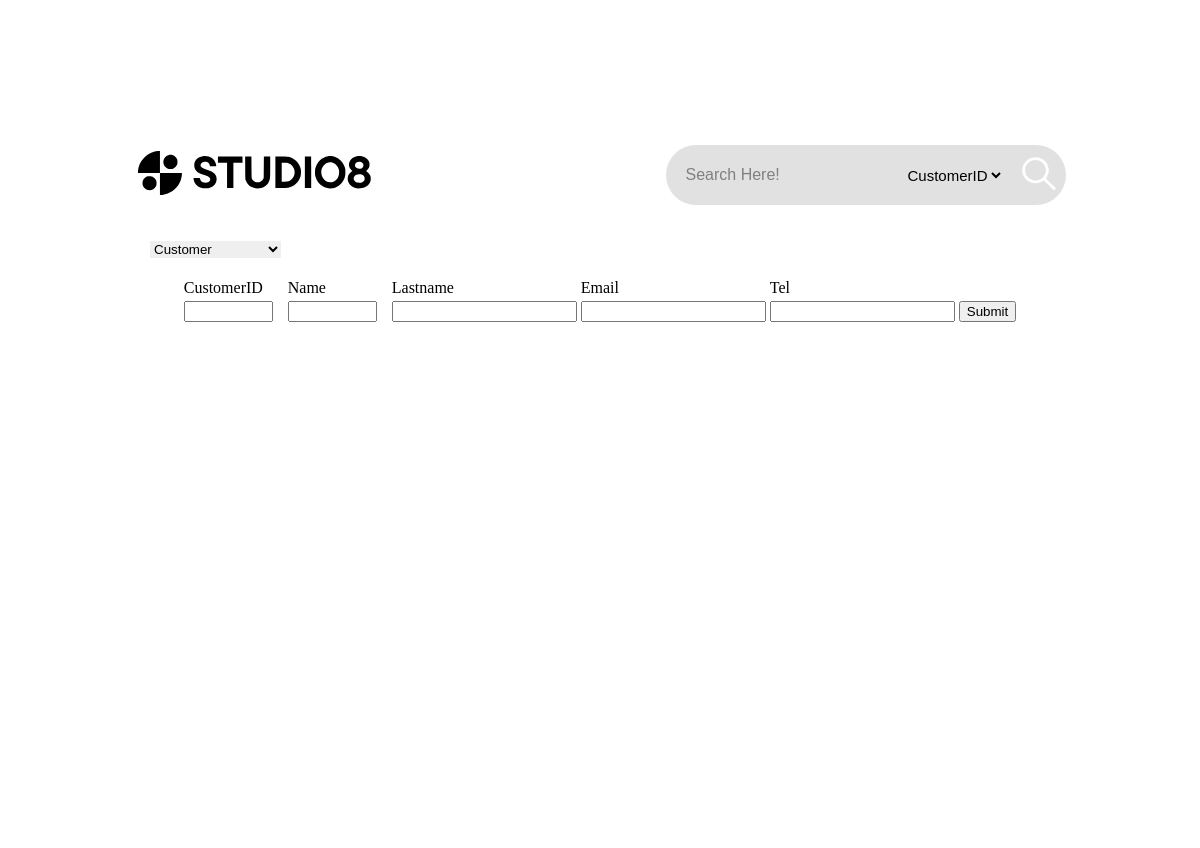
The app's page /customer/Customer.php, older data.
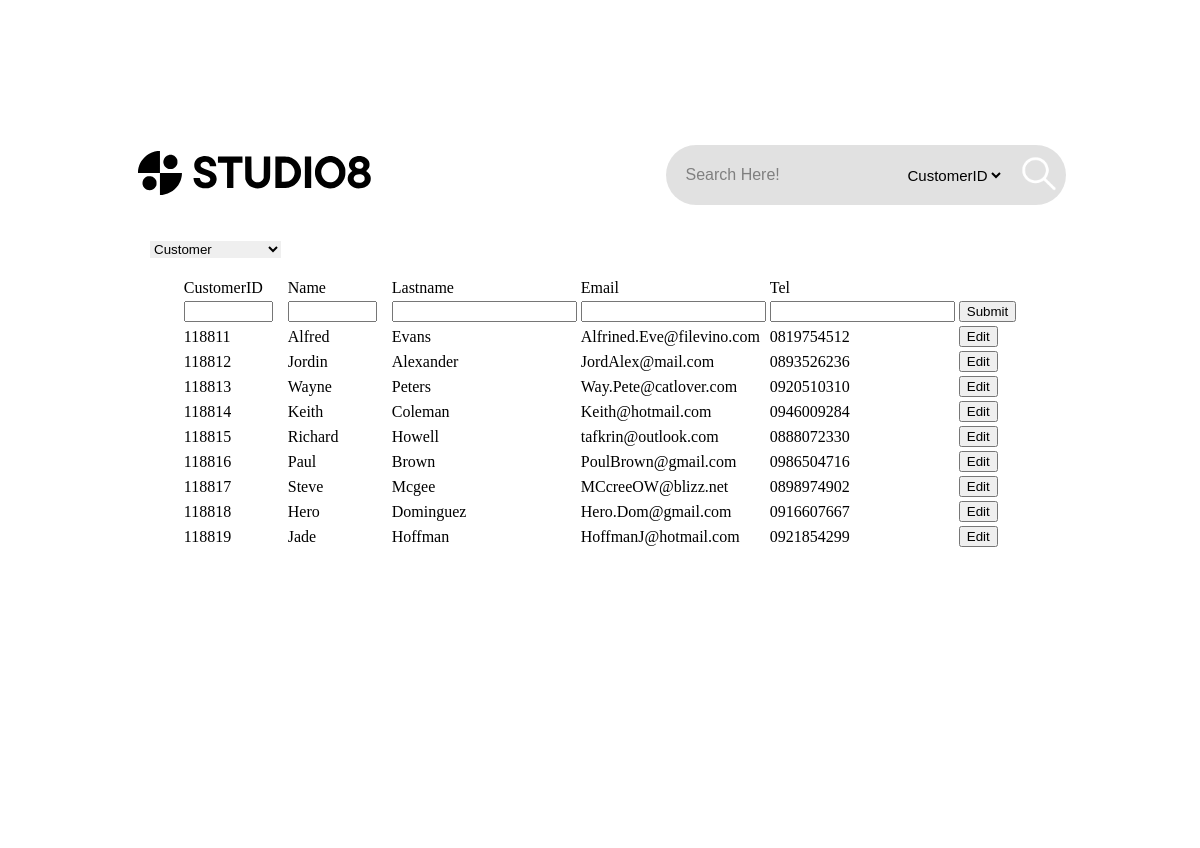
The same page, newer data.
### tables this page shows
CREATE TABLE `customer` (
  `CustomerID` int(11) NOT NULL,
  `Name` varchar(256) NOT NULL,
  `Lastname` varchar(256) NOT NULL,
  `Email` varchar(256) NOT NULL,
  `Tel` varchar(256) NOT NULL
);

### customer/Customer.php (the view, shortened to what this page needs)
<?php
    $con=mysqli_connect("localhost","root","","studio8");
    $sql = "CREATE TABLE IF NOT EXISTS `customer` (
                `CustomerID` int(11) PRIMARY KEY NOT NULL AUTO_INCREMENT,
                `Name` varchar(256) NOT NULL,
                `Lastname` varchar(256) NOT NULL,
                `Email` varchar(256) NOT NULL,
                `Tel` varchar(256) NOT NULL
                );";
    mysqli_query($con,$sql);
?>
<!DOCTYPE html>
<html lang="en">
<head>
    <link rel="stylesheet" href="Customerpgs.css">
    <link rel="stylesheet" href="https://cdnjs.cloudflare.com/ajax/libs/font-awesome/5.13.0/css/all.min.css">
</head>
<body>
    <div class="main-box">
    <div class="box">
        <div class="navbar">
            <a href="../index.php"><img src="../main-asset/LOGO_STUDIO8.svg" class="logo_MAIN"></a>
            <form action="Customersearch.php" class="search-btn"  style="width: 380px;">
                <input type="text" name="textsearch" placeholder="Search Here!" name="q">
                <select name="from">
                    <option value="1">CustomerID</option>
                </select>
                <button type="submit"><img src="../icon/searchIcon.png"></button>
            </form>
        </div>
        <div>
            <form class="h2select">
                <select class="h2select" name="Type" onchange="location = this.value;">
                    <option value="Customer.php" selected>Customer</option>
                </select>
            </form>
        </div>
    <br>
    <table border="0" align='center'>
        <tr>
            <td width="100">CustomerID</td>
            <td width="100">Name</td>
            <td width="100">Lastname</td>
            <td width="100">Email</td>
            <td width="100">Tel</td>
        </tr>
        <tr>
            <form name="CustomerInsert" action="CustomerInsert.php" method="post">
            <td><input type="varchar" name="CustomerID" size="8"></td>
            <td><input type="varchar" name="Name" size="8"></td>
            <td><input type="varchar" name="Lastname"></td>
            <td><input type="varchar" name="Email"></td>
            <td><input type="varchar" name="Tel"></td>
            <td><input name="add" type="submit" ></td>
            </form>
        </tr>
        <?php
            $query = "SELECT * FROM customer
                    GROUP BY CustomerID";
            $result = mysqli_query($con, $query);
            foreach( $result as $row ) {
                echo "<tr>";
                echo "<td>" .$row["CustomerID"]. "</td>";
                echo "<td>" .$row["Name"]. "</td>";
                echo "<td>" .$row["Lastname"]. "</td>";
                echo "<td>" .$row["Email"]. "</td>";
                echo "<td>" .$row["Tel"]. "</td>";
                echo "<form name='CustomerEdit' action='CustomerEdit.php' method='post'>";
                echo "<td><input name='edit' type='submit' value='Edit'></td>";
                echo "</form>";
                echo "</tr>";
                }
        ?>
    </table>
</body>
</html>

### customer/Customerpgs.css (style rules this page uses)
html , body { background-image: url(../main-asset/loginbg.jpg); background-size: cover; background-attachment: fixed; margin: 0; padding: 0; }
.box { background-color :rgb(255, 255, 255); min-height:700px; padding:10px; margin:100px; border-radius: 10px; z-index:1; }
.main-box { min-width: 1150px; max-width: 1500px; margin:auto; z-index:1; }
.h2select { font-family: sans-serif; margin-left: 20px; border: none; }
.navbar { width: 95%; margin: auto; padding: 35px 0; display: flex; align-items: center; justify-content: space-between; }
.logo_MAIN { width: 240px; cursor: pointer; }
.search-btn { width: 420px; background: rgba(180, 180, 180, 0.4); height: 40px; display: flex; align-items: center; border-radius: 60px; padding: 10px 10px; }
.search-btn input { background: transparent; flex: 0; border: 0; outline: none; padding-left: 10px; padding-right: 10px; padding-top: 10px; padding-bottom: 10px; border-radius: 60px; font-size: 16px; color: #000000; }
.search-btn select { background: transparent; flex: 0; border: 0; outline: none; padding-top: 10px; padding-bottom: 10px; font-size: 15px; color: #000000; text-align: right; }
::placeholder { color: #808080; }
.search-btn button img { width: 63px; }
.search-btn button { border: 0; border-radius: 50%; width: 60px; height: 60px; background: transparent; cursor: pointer; }

Row changes from the older to the newer data that the page shows:
added customer: CustomerID "118811", Name "Alfred", Lastname "Evans", Email "Alfrined.Eve@filevino.com", Tel "0819754512"
added customer: CustomerID "118812", Name "Jordin", Lastname "Alexander", Email "JordAlex@mail.com", Tel "0893526236"
added customer: CustomerID "118813", Name "Wayne", Lastname "Peters", Email "Way.Pete@catlover.com", Tel "0920510310"
added customer: CustomerID "118814", Name "Keith", Lastname "Coleman", Email "Keith@hotmail.com", Tel "0946009284"
added customer: CustomerID "118815", Name "Richard", Lastname "Howell", Email "tafkrin@outlook.com", Tel "0888072330"
added customer: CustomerID "118816", Name "Paul", Lastname "Brown", Email "PoulBrown@gmail.com", Tel "0986504716"
added customer: CustomerID "118817", Name "Steve", Lastname "Mcgee", Email "MCcreeOW@blizz.net", Tel "0898974902"
added customer: CustomerID "118818", Name "Hero", Lastname "Dominguez", Email "Hero.Dom@gmail.com", Tel "0916607667"
added customer: CustomerID "118819", Name "Jade", Lastname "Hoffman", Email "HoffmanJ@hotmail.com", Tel "0921854299"
